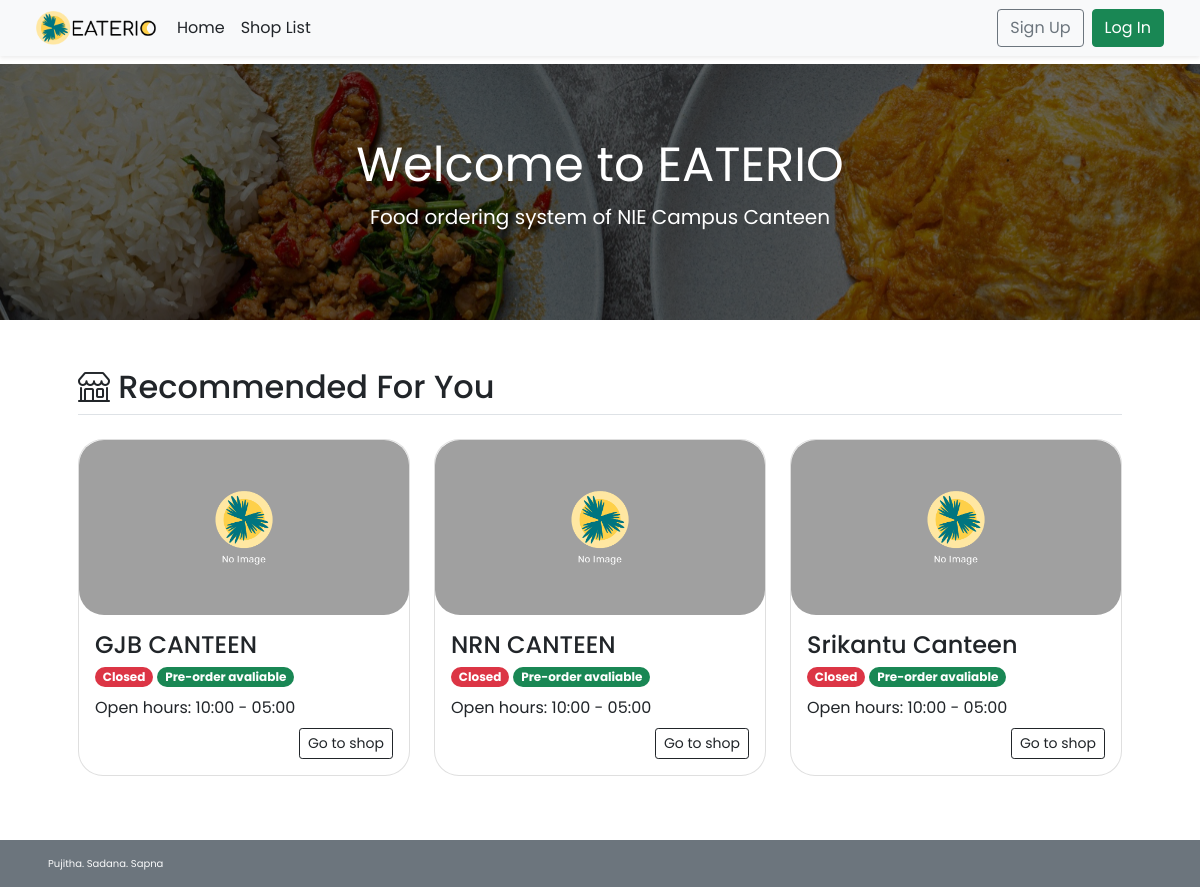
The page / on the database its author committed.
### tables this page shows
CREATE TABLE `shop` (
  `s_id` int(11) NOT NULL,
  `s_username` varchar(45) NOT NULL,
  `s_pwd` varchar(45) NOT NULL,
  `s_name` varchar(100) NOT NULL,
  `s_location` varchar(100) NOT NULL,
  `s_openhour` time NOT NULL,
  `s_closehour` time NOT NULL,
  `s_status` tinyint(4) NOT NULL DEFAULT 1 COMMENT 'Shop ready for taking an order or not (True for open, False for close)',
  `s_preorderStatus` tinyint(4) NOT NULL DEFAULT 1 COMMENT 'Shop is ready for tomorrow pre-order or not',
  `s_email` varchar(100) NOT NULL,
  `s_phoneno` varchar(45) NOT NULL,
  `s_pic` text DEFAULT NULL
);

### index.php (the view, shortened to what this page needs)
<!DOCTYPE html>
<html lang="en">
<head>
    <?php session_start(); include("conn_db.php"); include('head.php');?>
    <link href="css/main.css" rel="stylesheet">
</head>
<body class="d-flex flex-column h-100">
    <?php include('nav_header.php')?>
    <div class="position-relative d-flex text-center text-white promo-banner-bg py-3">
        <div class="p-lg-2 mx-auto my-5">
            <h1 class="display-5 fw-normal">Welcome to EATERIO</h1>
            <p class="lead fw-normal">Food ordering system of NIE Campus Canteen</p>
        </div>
    </div>
    <div class="container p-5" id="recommended-shop">
        <h2 class="border-bottom pb-2"><i class="bi bi-shop align-top"></i> Recommended For You</h2>
        <div class="row row-cols-1 row-cols-lg-3 align-items-stretch g-4 py-3">
            <?php
            $query = "SELECT s_id,s_name,s_openhour,s_closehour,s_status,s_preorderstatus,s_pic FROM shop
            WHERE (s_preorderstatus = 1) OR (s_preorderstatus = 0 AND (CURTIME() BETWEEN s_openhour AND s_closehour));";
            $result = $mysqli -> query($query);
            if($result -> num_rows > 0){
            while($row = $result -> fetch_array()){
        ?>
            <div class="col">
                <a href="<?php echo "shop_menu.php?s_id=".$row["s_id"]?>" class="text-decoration-none text-dark">
                    <div class="card rounded-25">
                        <img <?php
                            if(is_null($row["s_pic"])){echo "src='img/default.png'";}
                            else{echo "src=\"img/{$row['s_pic']}\"";}
                        ?> style="width:100%; height:175px; object-fit:cover;"
                            class="card-img-top rounded-25 img-fluid" alt="<?php echo $row["s_name"]?>">
                        <div class="card-body">
                            <h4 name="shop-name" class="card-title"><?php echo $row["s_name"]?></h4>
                            <p class="card-subtitle">
                                <?php
                                    $now = date('H:i:s');
                                    if((($now < $row["s_openhour"])||($now > $row["s_closehour"]))||($row["s_status"]==0)){
                                ?>
                                <span class="badge rounded-pill bg-danger">Closed</span>
                                <?php }else{ ?>
                                <span class="badge rounded-pill bg-success">Open</span>
                                <?php }
                                    if($row["s_preorderstatus"]==1){
                                ?>
                                <span class="badge rounded-pill bg-success">Pre-order avaliable</span>
                                <?php }else{ ?>
                                <span class="badge rounded-pill bg-danger">Pre-order Unavaliable</span>
                                <?php } ?>
                            </p>
                            <?php
                                $open = explode(":",$row["s_openhour"]);
                                $close = explode(":",$row["s_closehour"]);
                            ?>
                            <p class="card-text my-2">Open hours:
                                <?php echo $open[0].":".$open[1]." - ".$close[0].":".$close[1];?></p>
                            <div class="text-end">
                                <a href="<?php echo "shop_menu.php?s_id=".$row["s_id"]?>"
                                    class="btn btn-sm btn-outline-dark">Go to shop</a>
                            </div>
                        </div>
                    </div>
                </a>
            </div>
            <?php }
        }
        ?>
        </div>
    </div>
    <footer
        class="footer d-flex flex-wrap justify-content-between align-items-center px-5 py-3 mt-auto bg-secondary text-light">
        <span class="xsmall-font">Pujitha. Sadana. Sapna</span></span>
    </footer>
</body>
</html>

### css/main.css (style rules this page uses)
html { height: 100%; }
body { height: 100%; padding-top: 4rem; margin-bottom: -50px; font-family: 'Poppins', 'Noto Sans Thai', sans-serif; }
a { cursor: pointer; }
.bi { vertical-align: -.125em; fill: currentColor; }
.text-white { color: white; }
.xsmall-font { font-size: x-small; }
.promo-banner-bg { background: #686868 url('../img/home-banner-2.jpg') center; background-position: top; background-size: auto; background-position-x: center; background-clip: padding-box; background-blend-mode: multiply; }
.rounded-25 { border-radius: 25px; }

### index.php (style rules this page uses)
html { height: 100%; }

### rows shown on the page
shop: s_name "GJB CANTEEN", shows "Closed", s_preorderStatus "Pre-order avaliable", s_openhour "10", s_openhour "00", s_closehour "05", s_closehour "00"
shop: s_name "NRN CANTEEN", shows "Closed", s_preorderStatus "Pre-order avaliable", s_openhour "10", s_openhour "00", s_closehour "05", s_closehour "00"
shop: s_name "Srikantu Canteen", shows "Closed", s_preorderStatus "Pre-order avaliable", s_openhour "10", s_openhour "00", s_closehour "05", s_closehour "00"
